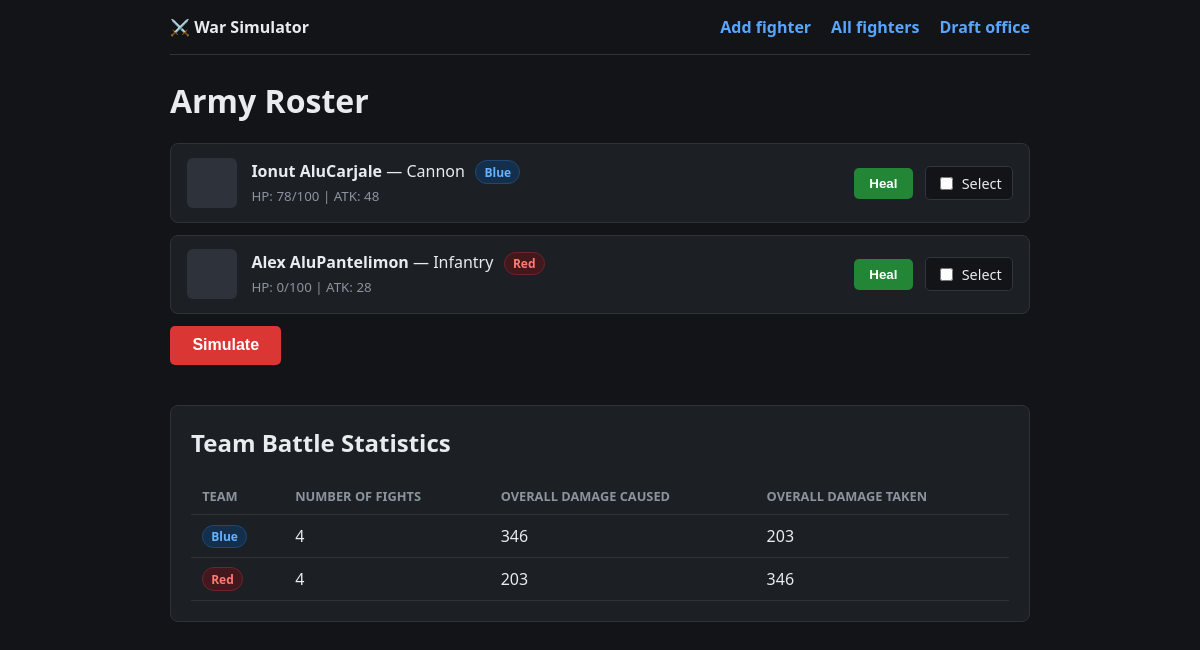
Page /unit/all/ on the committed database.
### simulator/models.py (models this page shows, shortened)
class Unit(models.Model):
    MAX_HEALTH = 100
    class UnitType(models.TextChoices):
        INFANTRY = 'Infantry', 'Infantry'
        CANNON = 'Cannon', 'Cannon'
        CAVALRY = 'Cavalry', 'Cavalry'
        KNIGHT = 'Knight', 'Knight'
    class Team(models.TextChoices):
        BLUE = 'Blue', 'Blue'
        RED = 'Red', 'Red'
    name = models.CharField(max_length=100, verbose_name='Name')
    type = models.CharField(max_length=20, choices=UnitType.choices, verbose_name='Type')
    team = models.CharField(max_length=10, choices=Team.choices, default=Team.BLUE, verbose_name='Team')
    health = models.IntegerField(
        default=MAX_HEALTH,
        validators=[MinValueValidator(0), MaxValueValidator(MAX_HEALTH)],
        verbose_name='Health',
    )
    attack_points = models.IntegerField(
        validators=[MinValueValidator(0), MaxValueValidator(50)],
        verbose_name='AttackPoints',
    )
    profile_image_link = models.URLField(max_length=500, blank=True, verbose_name='ProfileImageLink')
    @property
    def is_injured(self):
        return self.health < self.MAX_HEALTH

### simulator/views.py (the view)
# urls.py: path('unit/all/', views.unit_list_view, name='unit_list'),
def unit_list_view(request):
    units = Unit.objects.all().order_by('id')
    team_stats = []
    for team_value, team_label in Unit.Team.choices:
        fights_count = Fight.objects.filter(
            Q(fighter1__team=team_value) | Q(fighter2__team=team_value)
        ).distinct().count()
        damage_caused = (
            FightStep.objects.filter(attacker__team=team_value)
            .aggregate(total=Sum('attack_points'))['total'] or 0
        )
        damage_taken = (
            FightStep.objects.filter(defender__team=team_value)
            .aggregate(total=Sum('attack_points'))['total'] or 0
        )
        team_stats.append({
            'team': team_label,
            'fights_count': fights_count,
            'damage_caused': damage_caused,
            'damage_taken': damage_taken,
        })
    return render(request, 'simulator/unit_list.html', {
        'units': units,
        'team_stats': team_stats,
    })

### templates/simulator/unit_list.html (shortened to what this page needs)
{% extends 'simulator/base.html' %}
{% block content %}
    <h1>Army Roster</h1>
    {% if units %}
        <form id="simulate-form" method="post" action="{% url 'fight_simulate' %}">
            {% for unit in units %}
                <div class="fighter-card" onclick="window.location.href='{% url 'unit_detail' unit.id %}'">
                    <div class="fighter-left">
                        {% if unit.profile_image_link %}
                            <img class="avatar" src="{{ unit.profile_image_link }}" alt="{{ unit.name }}"
                                 width="50" height="50" onerror="this.style.visibility='hidden'">
                        {% else %}
                            <div class="avatar"></div>
                        {% endif %}
                        <div>
                            <div>
                                <strong>{{ unit.name }}</strong> — {{ unit.type }}
                                <span class="badge badge-{{ unit.team }}">{{ unit.team }}</span>
                            </div>
                            <small class="muted">HP: {{ unit.health }}/{{ unit.MAX_HEALTH }} | ATK: {{ unit.attack_points }}</small>
                        </div>
                    </div>
                    <div class="card-actions" onclick="event.stopPropagation();">
                        {% if unit.is_injured %}
                            <button type="submit" form="heal-form-{{ unit.id }}" class="btn btn-green">Heal</button>
                        {% endif %}
                        <label class="select-label">
                            <input type="checkbox" name="selected_units" value="{{ unit.id }}"> Select
                        </label>
                    </div>
                </div>
            {% endfor %}
            <button type="submit" class="btn btn-red" style="font-size:1rem;padding:.65rem 1.4rem;">Simulate</button>
        </form>
    {% else %}
        <p>No fighters in the army yet. <a class="btn-link" href="{% url 'unit_create' %}">Create one now</a>.</p>
    {% endif %}
    <div class="box" style="margin-top:2.5rem;">
        <h2 style="margin-top:0;">Team Battle Statistics</h2>
        <table>
            <thead>
                <tr><th>Team</th><th>Number of fights</th><th>Overall damage caused</th><th>Overall damage taken</th></tr>
            </thead>
            <tbody>
                {% for stat in team_stats %}
                    <tr>
                        <td><span class="badge badge-{{ stat.team }}" style="margin:0;">{{ stat.team }}</span></td>
                        <td>{{ stat.fights_count }}</td>
                        <td>{{ stat.damage_caused }}</td>
                        <td>{{ stat.damage_taken }}</td>
                    </tr>
                {% endfor %}
            </tbody>
        </table>
    </div>
{% endblock %}

### rows in the picture
Unit: name "Ionut AluCarjale", type "Cannon", team "Blue", health "78", MAX_HEALTH "100", attack_points "48"
Unit: name "Alex AluPantelimon", type "Infantry", team "Red", health "0", MAX_HEALTH "100", attack_points "28"

### other values in the picture
{{ stat.team }} "Blue" "Red"
{{ stat.fights_count }} "4" "4"
{{ stat.damage_caused }} "346" "203"
{{ stat.damage_taken }} "203" "346"
